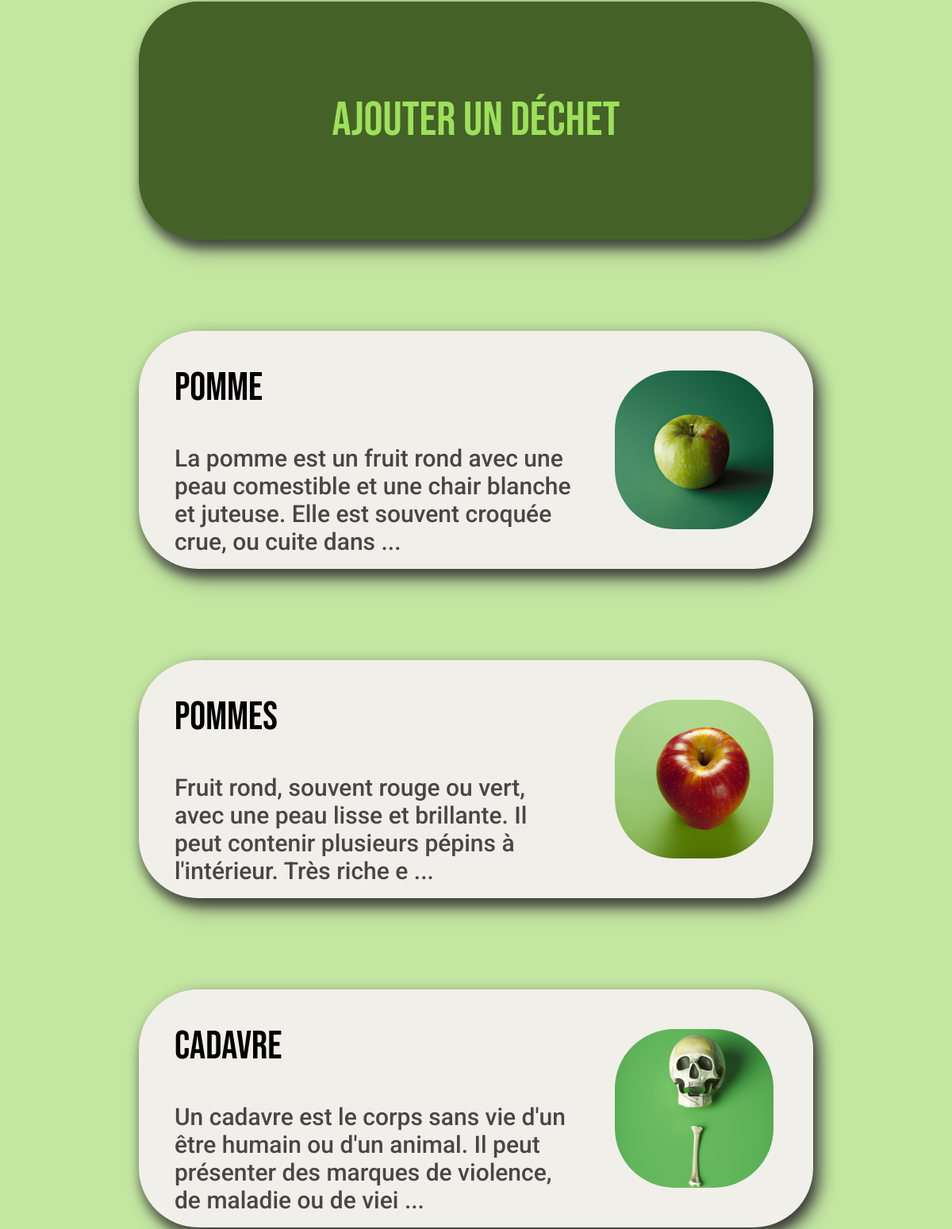
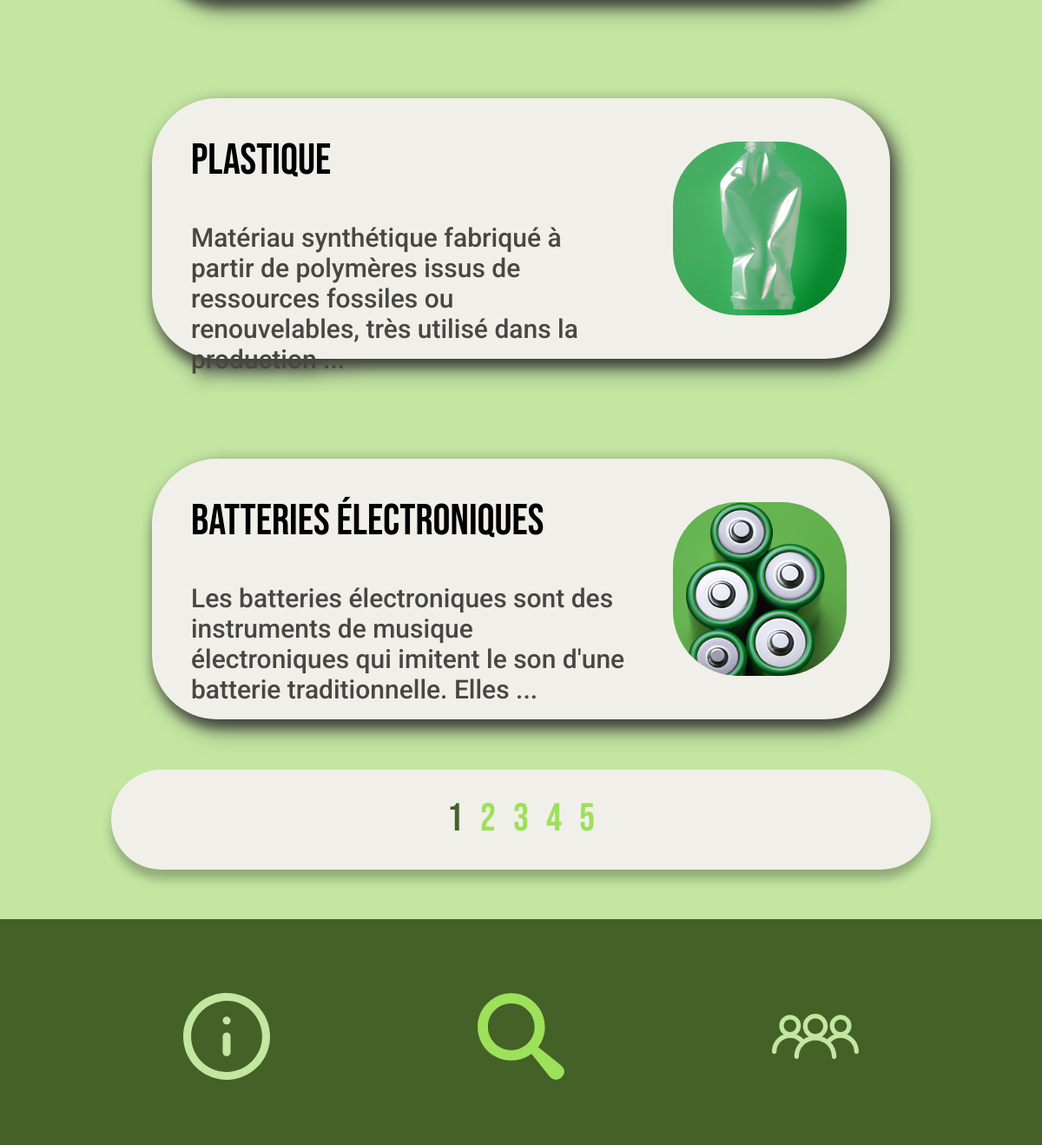
Before: / (lower part) with the older database file (2 pictures, top to bottom).
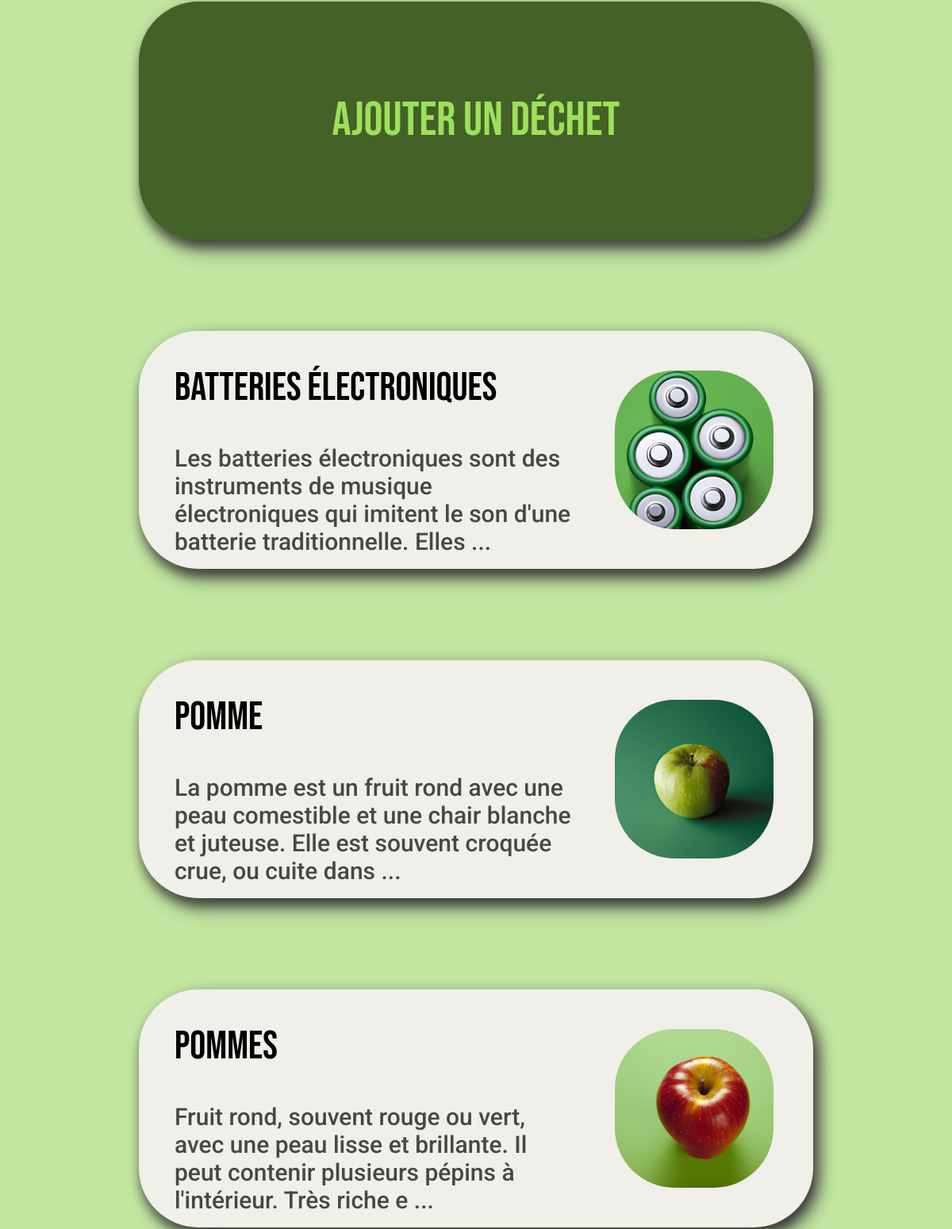
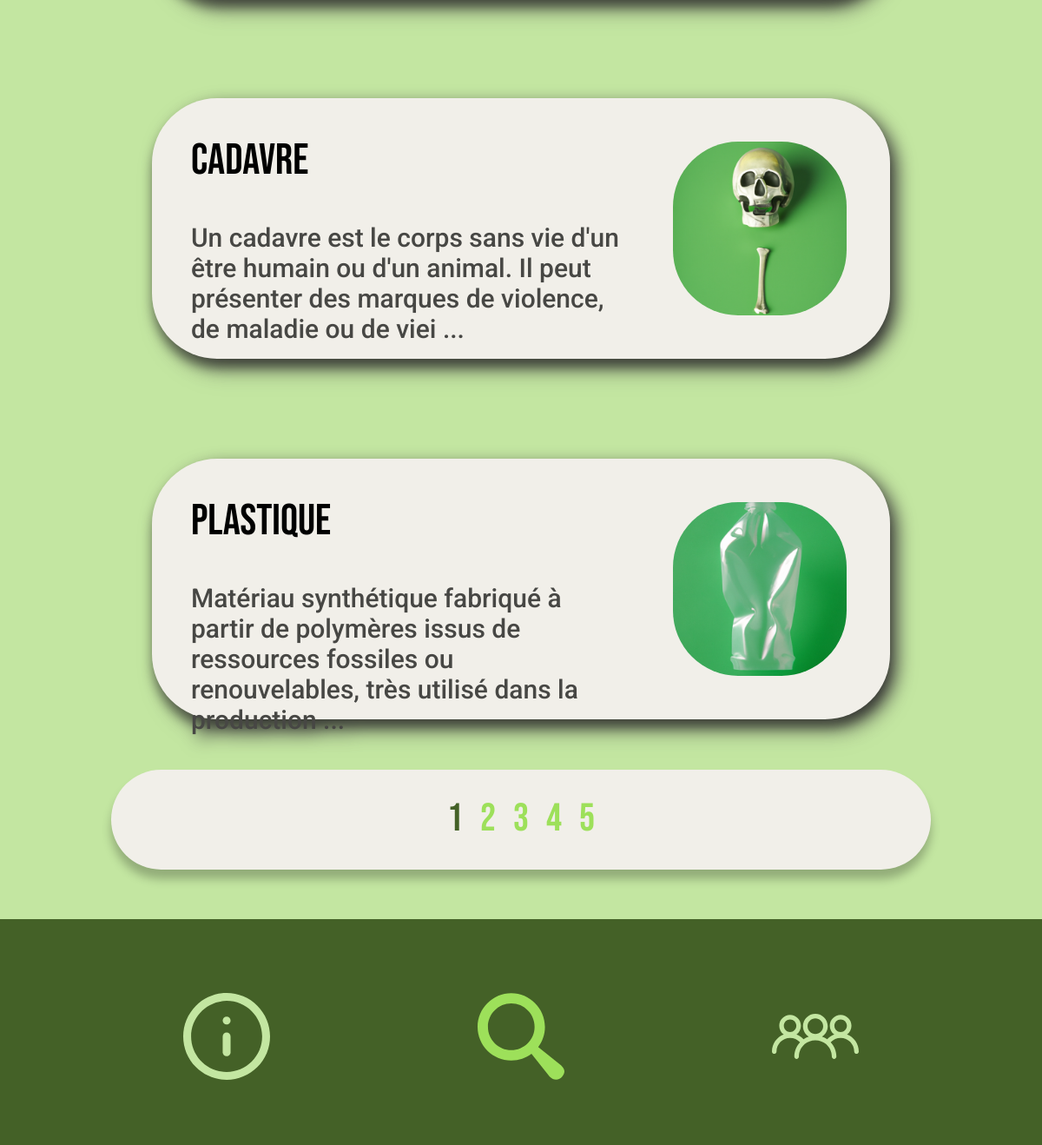
After: the same page with the newer database file (2 pictures, top to bottom).
### app/models.py (models this page shows, shortened)
class Waste(db.Model):
    id = db.Column(db.Integer, primary_key=True)
    name = db.Column(db.String(50), unique=True, nullable=False)
    description = db.Column(db.Text, nullable=False)
    list_recycling_possibilitites = db.Column(db.Text, nullable=False)
    nb_views = db.Column(db.Integer, nullable=False, default=0)
    last_viewed = db.Column(db.DateTime, nullable=False,
                            default=datetime.utcnow)

### app/main/routes.py (the view)
@main_bp.route('/', methods=['GET', 'POST'])
def index():
    form = SearchForm()
    page = request.args.get('page', default=1, type=int)
    search_term = form.search_content.data
    query = Waste.query
    if search_term:
        query = query.filter((Waste.name.ilike(f'%{search_term}%')) | (Waste.description.ilike(f'%{search_term}%')))
        page = 1
    wastes = query.order_by(Waste.last_viewed.desc()).paginate(page=page, per_page=5)
    return render_template('index.html', wastes=wastes, title='Home', form=form, location='index')

### app/templates/index.html (shortened to what this page needs)
{% extends "layout.html" %}
{% block head %}
<link rel="stylesheet" href="{{ url_for('static', filename='css/article-waste-container.css') }}">
<link rel="stylesheet" href="{{ url_for('static', filename='css/container-new.css') }}">
{% endblock %}
{% block content %}
<div class="div-content-site-search">
    <div class="new-container-large">
        <a href="{{url_for('wastes.waste_new')}}" target="_self">
            <h2>Ajouter un déchet</h2>
        </a>
    </div>
    {% for waste in wastes.items %}
    <div class="content-container">
        <a href="{{ url_for('wastes.waste', waste_id=waste.id) }}" target="_self">
            <div class="text-container">
                <h2>{{ waste.name }}</h2>
                {% if waste.description[:130] !=  waste.description[:131] %}
                <p>{{ waste.description[:130] + ' ...' }}</p>
                {% else %}
                <p>{{ waste.description }}</p>
                {% endif %}
            </div>
            <div class="image-container">
                <img src={{ url_for('static', filename='uploads/wastes/' + waste.name + '.png' ) }} alt="Image">
            </div>
        </a>
    </div>
    {% endfor %}
    {% if wastes.pages > 1 %}
    <div class="page-container">
        {% for page_num in wastes.iter_pages(left_edge=2, right_edge=2, left_current=2, right_current=2) %}
        {% if page_num %}
        {% if wastes.page == page_num %}
        <a class="active" href="{{ url_for('main.index', page=page_num) }}">{{ page_num }}</a>
        {% else %}
        <a class="inactive" href="{{ url_for('main.index', page=page_num) }}">{{ page_num }}</a>
        {% endif %}
        {% else %}
        <h2>...</h2>
        {% endif %}
        {% endfor %}
    </div>
    {% endif %}
</div>
{% endblock content %}

### app/templates/layout.html (shortened to what this page needs)
<!DOCTYPE html>
<html>
<head>
    <link rel="stylesheet" href="{{ url_for('static', filename='css/main.css') }}">
    {% block head%}{% endblock %}
</head>
<body>
    {% block content%}{% endblock %}
    <footer>
        <nav>
            <ul>
                <li><a href="{{url_for('main.index')}}" class="btn-index" target="_self">
                        <div>
                            {% if location == 'index' %}
                            <img src="{{ url_for('static', filename='assets/icons/search_2.svg') }}" alt="Icon">
                            {% else %}
                            <img src="{{ url_for('static', filename='assets/icons/search_1.svg') }}" alt="Icon">
                            {% endif %}
                        </div>
                    </a></li>
                <li><a href="{{url_for('articles.articles')}}" class="btn-articles" target="_self">
                        <div>
                            {% if location == 'articles' %}
                            <img src="{{ url_for('static', filename='assets/icons/information_2.svg') }}" alt="Icon">
                            {% else %}
                            <img src="{{ url_for('static', filename='assets/icons/information_1.svg') }}" alt="Icon">
                            {% endif %}
                        </div>
                    </a></li>
                <li><a href="{{url_for('wastes.popular')}}" class="btn-popular" target="_self">
                        <div>
                            {% if location == 'popular' %}
                            <img src="{{ url_for('static', filename='assets/icons/community_2.svg') }}" alt="Icon">
                            {% else %}
                            <img src="{{ url_for('static', filename='assets/icons/community_1.svg') }}" alt="Icon">
                            {% endif %}
                        </div>
                    </a></li>
            </ul>
        </nav>
    </footer>
</body>
</html>

### app/static/css/main.css (style rules this page uses)
body { background-color: #C3E6A1; font-family: 'Roboto', sans-serif; }
.div-content-site-search { position: relative; left: 0%; right: 0%; margin-top: 965px; margin-bottom: 260px; padding-bottom: 230px; }
footer { position: fixed; bottom: 0; left: 0; right: 0; height: 260px; background: #446127; border-top: 1px }
footer a { position: absolute; top: 23.08%; bottom: 23.08%; }
footer ul { list-style: none; }
.btn-articles { left: 15.28%; right: 71.76%; }
.btn-index { left: 43.52%; right: 43.52%; }
.btn-popular { left: 71.76%; right: 15.28%; }
footer a div { position: absolute; left: 17.86%; right: 17.86%; top: 17.86%; bottom: 17.86%; }
.page-container { position: fixed; height: 115px; left: 10.65%; right: 10.65%; bottom: 317.5px; background: #F1EFE9; box-shadow: 0px 11px 11px rgba(0, 0, 0, 0.25); border-radius: 75px; font-family: 'Bebas Neue'; font-style: normal; font-weight: 400; font-size: 45px; line-height: 54px; margin: auto; display: flex; align-items: center; text-align: center; justify-content: center; }
.page-container a, .page-container h2 { padding-left: 10px; padding-right: 10px; text-decoration: none; }
.page-container a.active { color: #446127; }
.page-container a.inactive, .page-container h2 { color: #9DE05A; }

### app/static/css/article-waste-container.css (style rules this page uses)
.content-container { filter: drop-shadow(8px 8px 10px #474744); Width: 850px; Height: 300px; margin-top: 115px; margin-left: calc(50% - 850px/2); margin-right: calc(50% + 850px/2); text-decoration: none; background: #F1EFE9; box-shadow: 0px 11px 11px rgba(0, 0, 0, 0.25); border-radius: 75px; }
.text-container { position: absolute; left: 5.29%; right: 35.88%; font-style: normal; }
.text-container h2 { top: 15%; bottom: 62.67%; font-family: 'Bebas Neue'; font-weight: 400; font-size: 50px; line-height: 60px; display: flex; align-items: center; color: #000000; }
.text-container p { top: 40%; bottom: 15%; font-family: 'Roboto'; font-weight: 500; font-size: 30px; line-height: 35px; color: #474744; }
.image-container { position: absolute; left: 70.59%; right: 5.88%; top: 16.67%; bottom: 16.67%; background: #FFFCF8; border-radius: 75px; }
.image-container img { width: 100%; height: 100%; object-fit: cover; border-radius: 75px; }

### app/static/css/container-new.css (style rules this page uses)
.new-container-large, .new-container { filter: drop-shadow(8px 8px 10px #474744); margin-top: 115px; text-decoration: none; background: #446127; box-shadow: 0px 11px 11px rgba(0, 0, 0, 0.25); border-radius: 75px; }
.new-container-large { Width: 850px; Height: 300px; margin-left: calc(50% - 850px/2); margin-right: calc(50% + 850px/2); }
.new-container-large h2, .new-container h2 { position: absolute; margin: auto; display: flex; align-items: center; justify-content: center; text-align: center; font-family: 'Bebas Neue'; font-style: normal; font-weight: 400; font-size: 60px; line-height: 60px; color: #9DE05A; }
.new-container-large h2 { left: 2.94%; right: 2.94%; top: 38.67%; bottom: 39%; }

Changed rows visible on the page:
changed Waste "batteries électroniques": moves up the list
